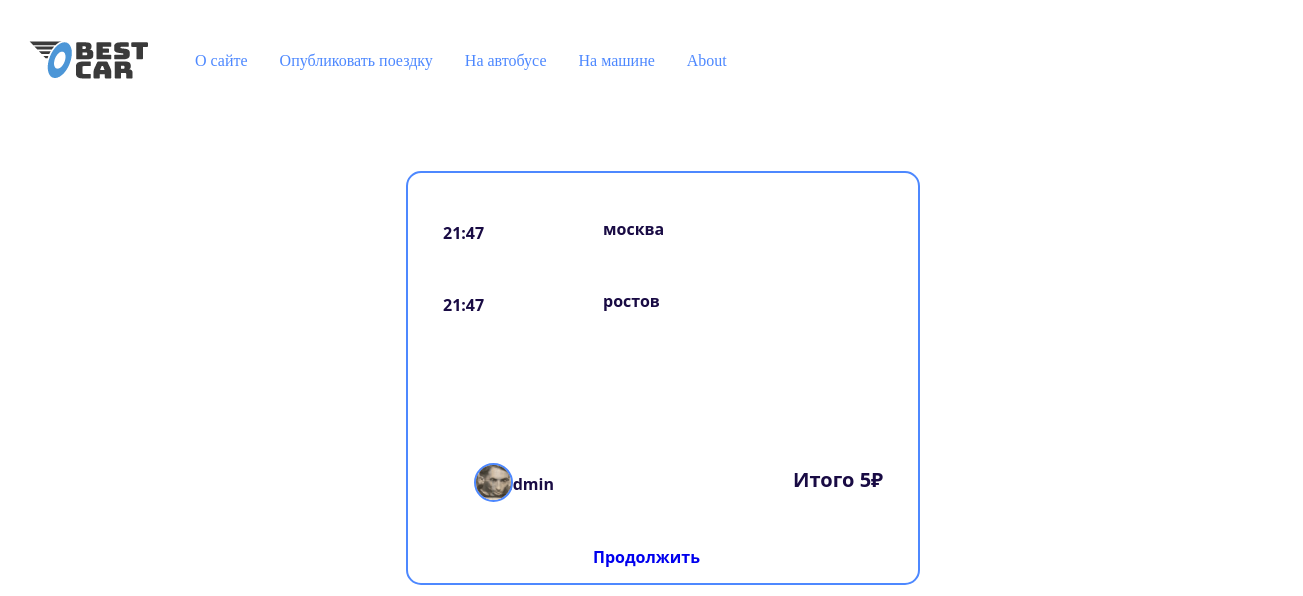
The page /booking/to_book/RYPEUQ1IIMZKN6LV6R2A0BVRLZNJO9G7WTBMYTHA/ on the database as committed earlier.
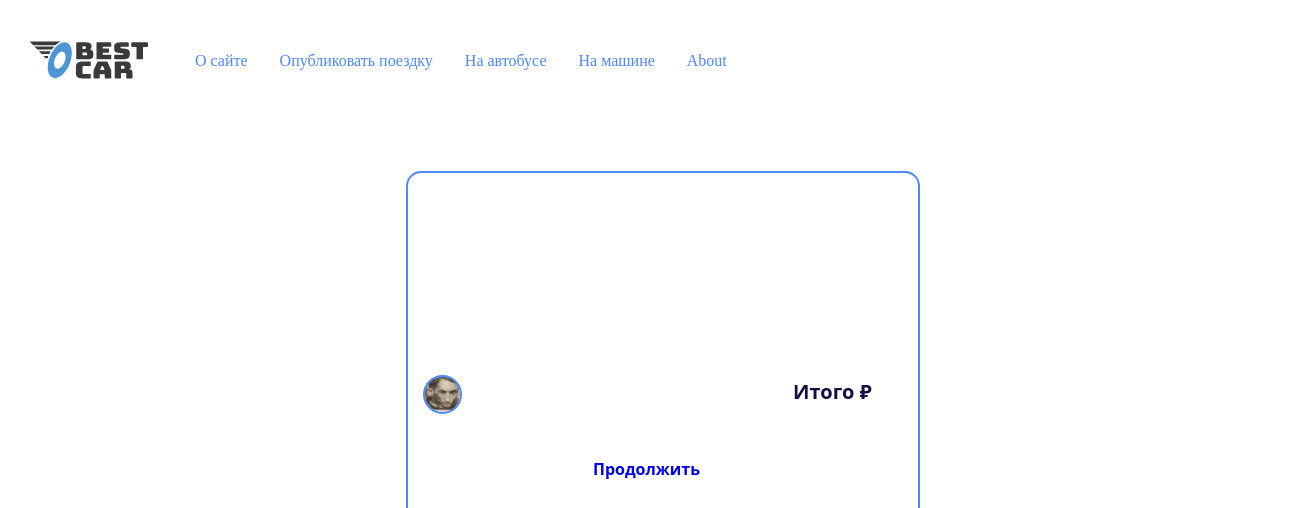
The same page on the database as committed later.
### bestcar/models/publishing_a_trip.py (models this page shows, shortened)
class Publishing_a_trip(models.Model):
    departure = models.CharField(
        max_length=100,
        verbose_name="отправление",
        validators=[Validators_language_model()]
    )
    arrival = models.CharField(
        max_length=100,
        verbose_name="прибытие",
        validators=[Validators_language_model()]
    )
    departure_time = models.DateTimeField(
        verbose_name="время отправления",
        validators=[Validators_date_model()]
    )
    arrival_time = models.DateTimeField(
        verbose_name="время прибытия",
        default=None,
        validators=[Validators_date_model()]
    )
    free_seating = models.PositiveSmallIntegerField(
        verbose_name='количество мест',
        default=1
    )
    reserved_seats = models.PositiveIntegerField(
        verbose_name='количество бронированных мест',
        default=0
    )
    price = models.PositiveSmallIntegerField(
        verbose_name="цена"
    )
    author = models.ForeignKey(
        get_user_model(),
        on_delete=models.CASCADE,
        related_name="author",
        null=True, default=None
    )
    slug = models.SlugField(
        max_length=100,
        unique=True,
        db_index=True
    )
    objects = models.Manager()
    car = CarManager()
    bus = BusManager()
    class Meta:
        verbose_name = 'Опубликованные поездки'
        verbose_name_plural = 'Опубликованные поездки'
        ordering = ('departure_time',)
        indexes = [
            models.Index(
                fields=['departure', 'arrival', 'free_seating', 'departure_time'],
                name='trip_filter_idx'
            )
        ]

### users/models.py (models this page shows, shortened)
class User(AbstractUser):
    photo = models.ImageField(
        upload_to='users/$Y/%m/%d/',
        blank=True, null=True,
        verbose_name='Фотография')
    category = models.ForeignKey(
        Category,
        on_delete=models.PROTECT,
        default=1,
        verbose_name='Категория транспортного средства'
                                                                                           )
    models_auto = models.CharField(
        max_length=100,
        verbose_name="модель автомобиля"
    )
    class Meta:
        verbose_name = 'Пользователи'
        verbose_name_plural = 'Пользователи'

### booking/views.py (the view)
# urls.py: path('to_book/<slug:trip_slug>/', Bookings.as_view(), name='to_book'),
class Bookings(DataMixin, BaseView, ListView):
    model = Publishing_a_trip
    template_name = 'bestcar/to_book_a_trip.html'
    title_page = 'Потверждение'
    def dispatch(self, request, *args, **kwargs):
        self.trip_slug = kwargs.get('trip_slug')
        return super().dispatch(request, *args, **kwargs)
    def get_queryset(self):
        return Bookings_services.bookings_services(slug=self.trip_slug)
    def get_context_data(self, **kwargs):
        context = super().get_context_data(**kwargs)
        return self.get_mixin_context(context, default_image=settings.DEFAULT_USER_IMAGE)

### bestcar/utils.py (called while the page is built)
    def get_mixin_context(self, context, **kwargs):
        if self.title_page:
            context['title'] = self.title_page
        context['menu'] = MENU  # Предполагается, что MENU - это глобальная переменная
        context.update(kwargs)
        return context

### booking/services.py (called while the page is built)
    @staticmethod
    def bookings_services(**kwargs):
        try:
            slug = kwargs['slug']
            object_list = get_object_or_404(Publishing_a_trip, slug=slug)
            return object_list
        except Http404 as e:
            return JsonResponse({
                "errorMessage": str(e),
                "status": 400
            })

### booking/views.py (called while the page is built)
    def dispatch(self, request, *args, **kwargs):
        try:
            response = super().dispatch(request, *args, **kwargs)
        except Exception as e:
            return self._response(e, status=400)
        if isinstance(response, (dict, list)):
            return self._response(response)
        else:
            return response

### bestcar/templates/bestcar/to_book_a_trip.html (shortened to what this page needs)
{% extends 'base.html' %}
{% block content %}
{% load static %}
<link rel="stylesheet" type="text/css" href="{% static 'bestcar/css/style_to_book_a_trip.css' %}">
<div id="frame">
    <p id="departure"> {{object_list.departure}}</p>
    <p id="arrival"> {{object_list.arrival}}</p>
    <p id="departure_time"> {{object_list.departure_time|date:"H:i"}}</p>
    <p id="arrival_time"> {{object_list.arrival_time|date:"H:i"}}</p>
    <p id="price"> Итого {{object_list.price}}₽</p>
    <p id="username"> {{object_list.author.username}}</p>
        {%  if object_list.author.photo   %}
            <img src="{{ object_list.author.photo.url }}" id="photo_user" />
        {% else %}
            <img src ='{{default_image}}' id="default_user_photo"  />
        {% endif %}
    <p id="load"><a href="{% url 'booking:booking' object_list.slug %}" >Продолжить</a></p>
</div>
{% endblock %}

Rows that differ between the two databases and show on the page:
removed Publishing_a_trip: departure "москва", arrival "ростов", departure_time "21:47", arrival_time "21:47", price "5", author.username "admin"
